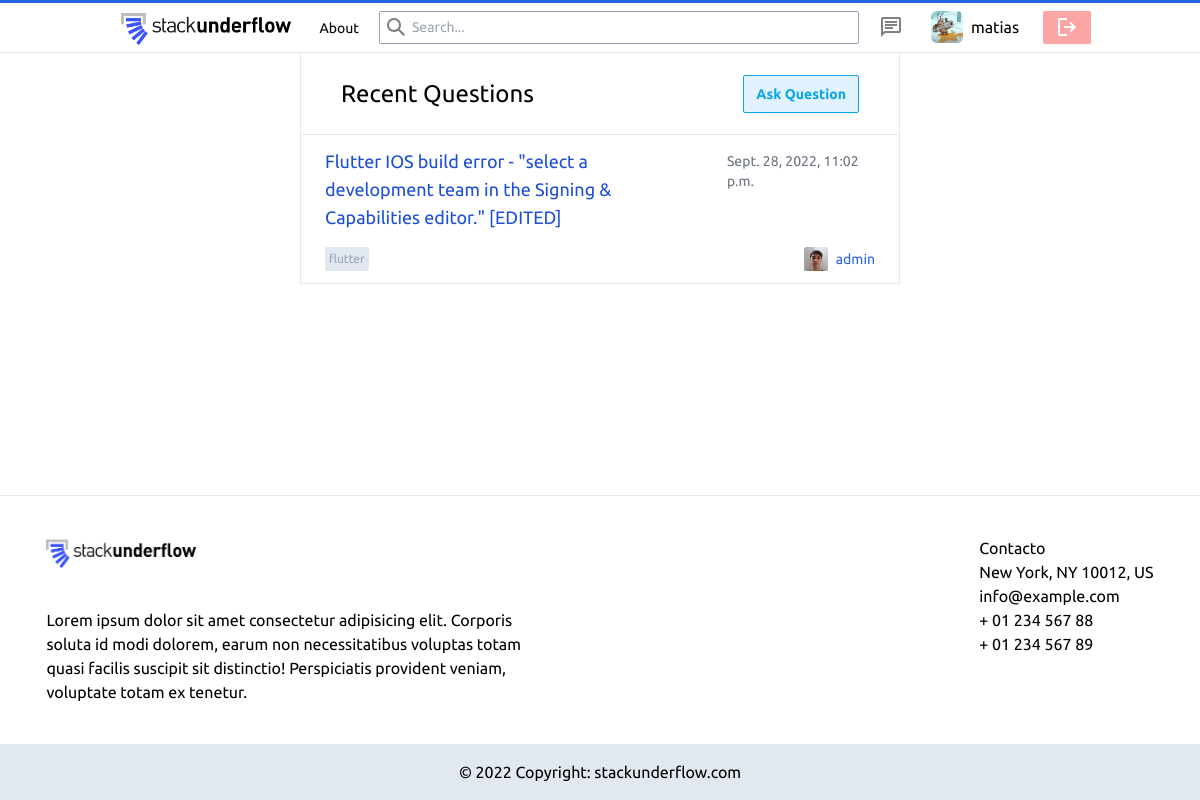
Screenshot of / (signed in) with the database file from the repository.
### main/models.py (models this page shows, shortened)
class Post(models.Model):
    author = models.ForeignKey(User, on_delete=models.CASCADE, related_name='PostAuthor')
    title = models.CharField(max_length=200)
    description = RichTextUploadingField(blank=False, null=True)
    date = models.DateTimeField(auto_now_add=True)
    tags = TaggableManager(blank=True)
    class Meta:
        ordering = ('-date',)

### main/views.py (the view)
# urls.py: path('', home, name='home'),
def home(request):
    posts = Post.objects.all()
    for post in posts:
        post.author.avatar = getAvatar(post.author)
    if(len(posts) == 0):
        posts = None
    return render(request,"main/home.html", {'posts': posts, 'userAvatar': getAvatar(request.user)})

### main/views.py (called while the page is built)
def getAvatar(user):
    if user.id:
        avList = Avatar.objects.all().filter(user = user.id)
        if len(avList) > 0:
            return avList[0].image.url
        else:
            return os.path.join(settings.MEDIA_URL, 'avatars/default.jpeg')

### main/templates/main/home.html (shortened to what this page needs)
{% extends './layout.html' %}
{% block main %}
<div class="flex flex-col self-center w-[50vw] border-x min-h-[100%]">
    <div class="flex flex-row items-center">
        {% if tag %}
            <h1 class="text-2xl p-6 px-10 text-black">Tag: {{tag}}</h1>
        {% else %}
            <h1 class="text-2xl p-6 px-10 text-black">Recent Questions</h1>
        {% endif %}
        <a href="{% url 'main:newPost' %}" class="ml-auto mr-10 text-blue-500">
            <button type="submit"
            class="self-center px-3 py-2 font-semibold text-sm bg-sky-100 hover:bg-sky-200 text-sky-500 rounded-sm shadow-sm border border-sky-500">Ask Question</button>
        </a>
    </div>
    <hr>
    {% for post in posts %}
    <div class="flex flex-col py-3 px-6 max-h-[300px]">
        <div class="flex flex-col">
            <div class="flex flex-row justify-between">
                <a href="{% url 'main:post' post.id %}" class="w-[80%]">
                    <h2 class="text-lg text-blue-700 max-w-[80%] hover:text-blue-400">{{ post.title }}</h2>
                </a>
                <p class="text-sm text-gray-500 pt-1">{{ post.date }}</p>
            </div>
        </div>
        <div class="flex flex-row">
            <div class="flex flex-row items-center w-full justify-between pt-4">
                <div class="flex flex-row justify-between gap-1">
                    {% for tag in post.tags.all %}
                        <a href="{% url 'main:tagged' tag %}">
                            <p class="text-slate-400 text-xs rounded-sm p-1 bg-slate-200 hover:bg-slate-300 self-end">
                                {{ tag }}
                            </p>
                        </a>
                    {% endfor %}
                </div>
                <div class="flex flex-col">
                    <a href="{% url 'accounts:profile' post.author %}" class="text-black flex gap-1 flex-row items-center gap-2">
                        <img src="{{ post.author.avatar }}" class="h-6 w-6 object-cover rounded-sm" alt="">
                        <p class="text-blue-600 text-sm hover:text-blue-400"> {{ post.author.username }}</p>
                    </a>
                </div>
            </div>
        </div>
    </div>
    <hr>
    {% endfor %}
</div>
{% endblock %}

### main/templates/main/partials/navbar.html (shortened to what this page needs)
{% load static %}
<nav class="flex flex-col w-full bg-white h-[53px] justify-between z-20 fixed top-0">
  <div class="h-full justify-center items-center ">
    <ul class="flex flex-row w-full gap-1 self-center justify-center items-center h-full">
      <li class="hover:bg-gray-200 h-full">
        <a href="{% url 'main:home' %}" class="h-full flex items-center"><img class="h-[44px] px-3 py-1" src="{% static 'Stack_underflow.png' %}" alt=""></a>
      </li>
      <li>
        <a href="{% url 'main:about' %}" class="text-sm rounded-full p-2 px-3 hover:bg-gray-200">About</a>
      </li>
      <li>
        <form action="{% url 'main:search' %}" method="post">
          <div class="flex flex-row items-center w-[40vw] h-full mx-1">
            <svg aria-hidden="true" class="mx-2" width="18" height="18" viewBox="0 0 18 18"><path fill="grey" d="m18 16.5-5.14-5.18h-.35a7 7 0 1 0-1.19 1.19v.35L16.5 18l1.5-1.5ZM12 7A5 5 0 1 1 2 7a5 5 0 0 1 10 0Z"></path></svg>
            <input type="input" name="search" class="absolute bg-transparent h-[33px] border gap-2 px-8 w-[40vw] border-slate-400 rounded-sm focus:outline-indigo-500 text-sm" placeholder="Search...">
          </div>
        </form>
      </li>
      {% if request.user.is_authenticated %}
        <li>
          <a href="{% url 'chat:messages' %}" class="text-sm rounded-full flex p-2 px-3 hover:bg-gray-200"><svg xmlns="http://www.w3.org/2000/svg" fill="gray" height="24" width="24"><path d="M6 14h8v-2H6Zm0-3h12V9H6Zm0-3h12V6H6ZM2 22V4q0-.825.588-1.413Q3.175 2 4 2h16q.825 0 1.413.587Q22 3.175 22 4v12q0 .825-.587 1.413Q20.825 18 20 18H6Zm2-4.825L5.175 16H20V4H4ZM4 4v13.175Z"/></svg></a>
        </li>
        <li class="h-full m-1 self-center items-center hover:bg-gray-200">
          <a href="{% url 'accounts:profile' request.user %}" class="flex flex-row items-center mx-2 h-full">
            <img src="{{userAvatar}}" alt="user avatar" class="h-8 w-8 object-cover rounded-md">
            <p class="mx-2">{{request.user.username}}</p>
          </a>
        </li>
        <li>
          <a href="{% url 'accounts:logout' %}">
            <button type="button" class="flex flex-row items-center gap-1 self-center px-3 w-fit h-[33px] font-semibold text-sm bg-red-300 hover:bg-red-400 text-white rounded-sm shadow-sm"><svg xmlns="http://www.w3.org/2000/svg" fill="white" height="24" width="24"><path d="M5 21q-.825 0-1.413-.587Q3 19.825 3 19V5q0-.825.587-1.413Q4.175 3 5 3h7v2H5v14h7v2Zm11-4-1.375-1.45 2.55-2.55H9v-2h8.175l-2.55-2.55L16 7l5 5Z"/></svg></button>
          </a>
        </li>
      {% endif %}
    </ul>
  </div>
  <hr>
</nav>

### main/templates/main/layout.html (style rules this page uses)
body { font-family: 'Ubuntu', sans-serif; }

### rows the page displays
Post: title "Flutter IOS build error - \"select a development team in the Signing & Capabilities editor.\" [EDITED]", date "Sept. 28, 2022, 11:02 p.m.", author.username "admin"
Tag: name "flutter"

### other values shown
{{ request.user.username }} "matias"
